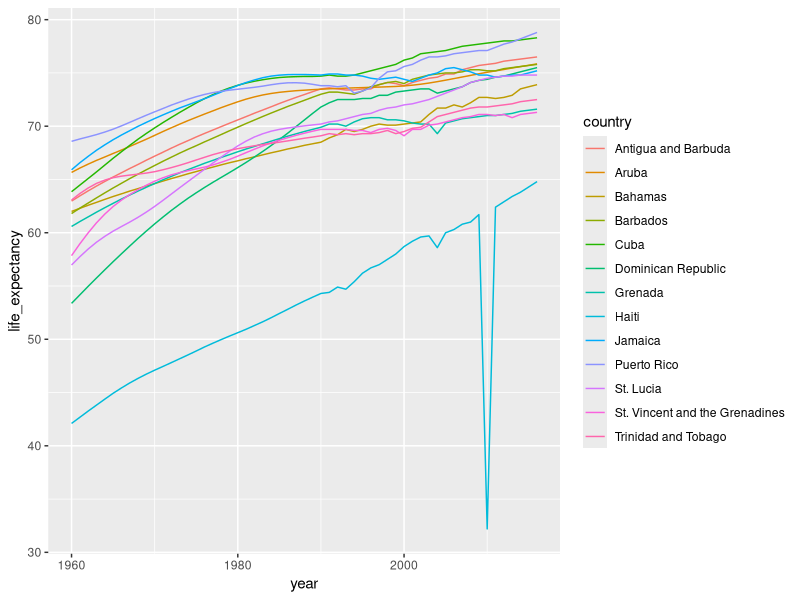
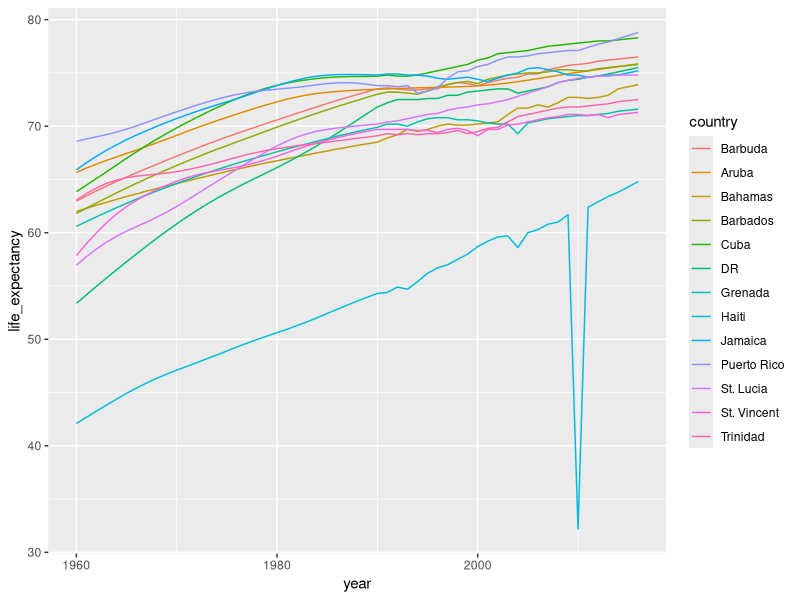

The R source for these figures, in order:
#config
library(tidyverse)
library(dslabs)
data("gapminder")

# we want to show life expectancy for the carribean
gapminder %>%
  filter(region =="Caribbean") %>%
  ggplot(aes(year, life_expectancy, color= country)) +
  geom_line()

# we notice that lots of space in the plot area is wasted with longer country names
# we use recode() to change column variable names consistently
gapminder %>% filter(region=="Caribbean") %>%
  mutate(country = recode(country,
                          'Antigua and Barbuda'="Barbuda",
                          'Dominican Republic' = "DR",
                          'St. Vincent and the Grenadines' = "St. Vincent",
                          'Trinidad and Tobago' = "Trinidad")) %>%
  ggplot(aes(year, life_expectancy, color = country)) +
  geom_line()
